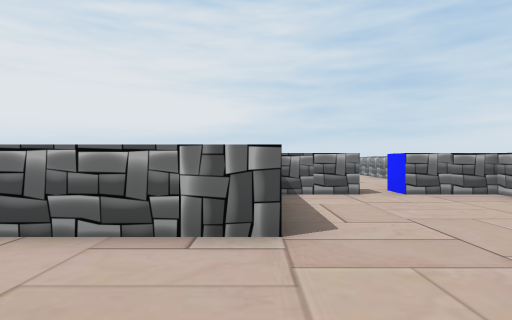
[1] (above)

18 first-person views from a walk through a 3-D level made in the Unity game engine. The camera is 1.5 m above the floor, looks level and sees 75° across. The floor is counted in squares, 2 m on a side. Each view is taken from the middle of a square. On the plan, view 1 faces up. The plan holds only what a view shows up to about 11 squares ahead; the rest is blank. The place goes on beyond the plan. The player is left out. Door leaves are left out, so doorways stand open.

[2]
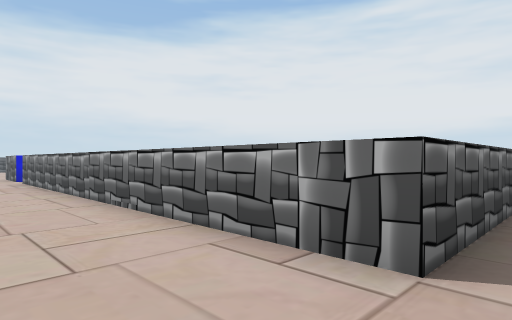

[3]
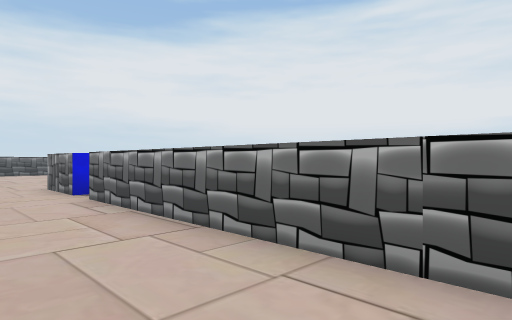

[4]
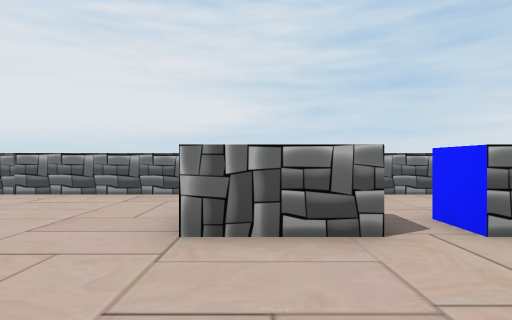

[5]
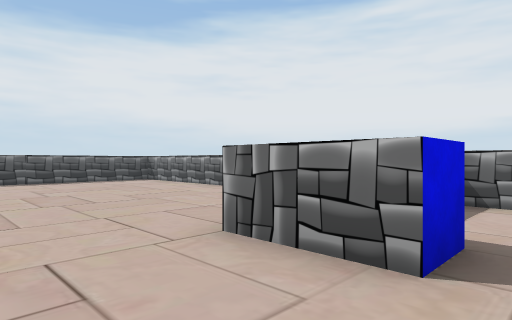

[6]
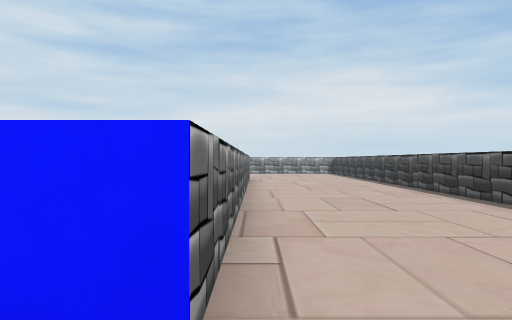

[7]
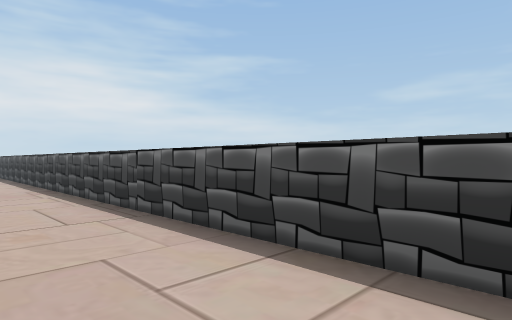

[8]
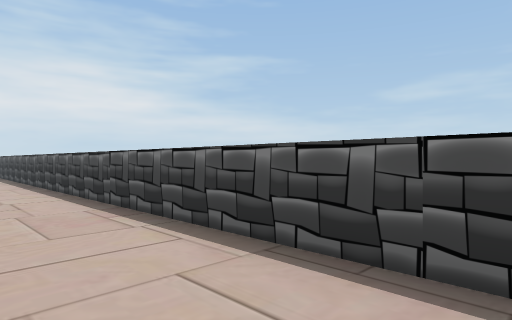

[9]
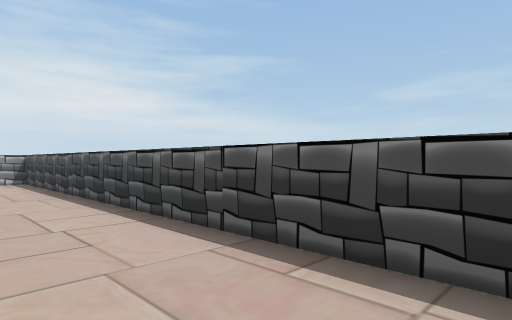

[10]
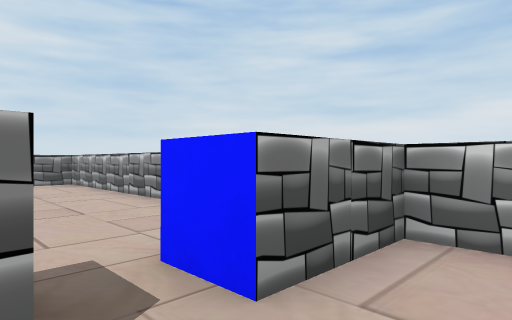

[11]
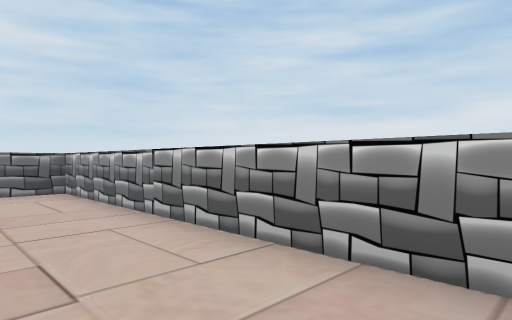

[12]
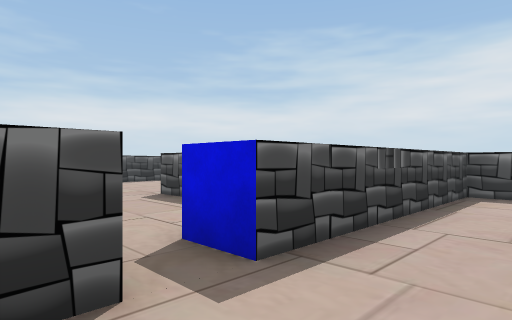

[13]
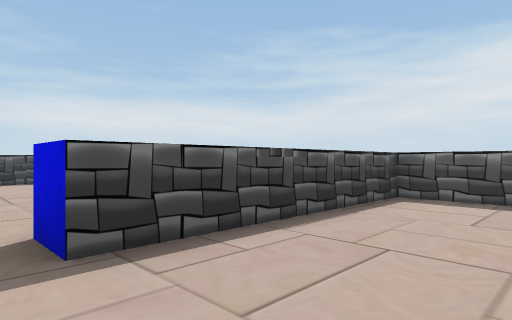

[14]
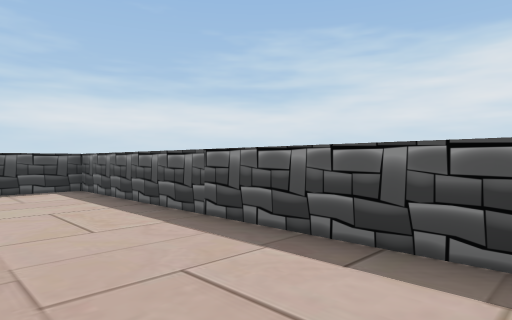

[15]
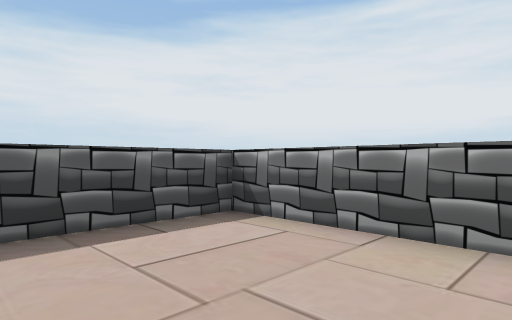

[16]
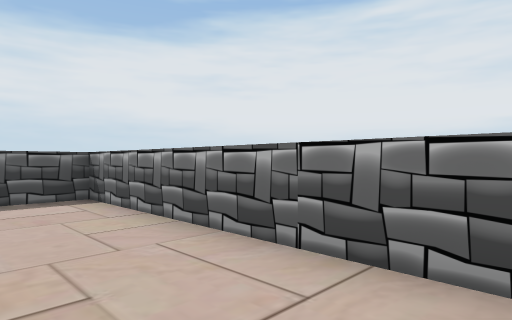

[17]
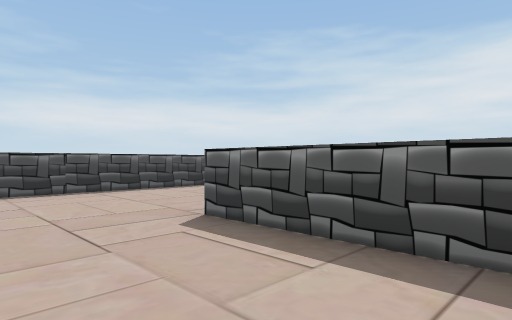

[18]
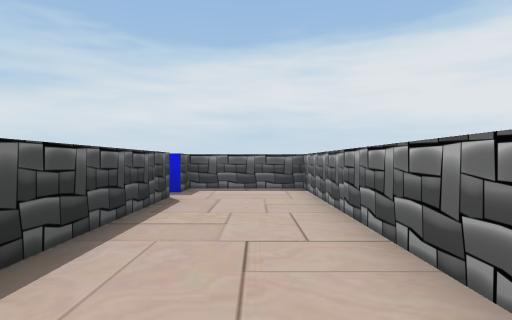

### Floor plan
Points are (right, up) in squares from view 1. A wall is a line through its corners. A room is listed if a view was taken in it or the views show most of it. See-through windows are left out.
Room 1 (views 1, 2, 3, 4, 5, 6, 7, 8, 9, 10, 17)
walls: (-12.7, 4.3) (-12.7, 3.3) (-14.8, 3.3); (-15.6, 7.3) (-20.5, 7.3); (0.2, 6.8) (0.2, 3.3) (-11.7, 3.3) (-11.7, 4.3); (2.2, 8.3) (2.2, 7.3) (0.5, 7.3); (-19.8, -1.3) (5.3, -1.3) (5.3, -0.5); (5.3, 6.4) (5.3, 7.3) (3.3, 7.3) (3.3, 8.3)
ways out: open door at (3, 8) to room 2; open door at (-12, 4) to room 3
Room 2 (views 11, 12, 13, 14, 15, 16)
walls: (3.3, 8.3) (3.9, 8.3); (5.3, 9.2) (5.3, 17.3) (-3.8, 17.3) (-3.8, 8.3) (2.2, 8.3)
ways out: open door at (3, 8) to room 1
Room 3 (view 18)
walls: (-6.6, 7.3) (-13.8, 7.3) (-13.8, 4.3) (-12.7, 4.3); (-11.7, 4.3) (-7.2, 4.3)
ways out: open door at (-12, 4) to room 1

Where each view was taken, in squares from view 1:
view 1: 0 up, 0 right, facing up
view 2: 1 up, 1 right, facing up-left
view 3: 1 up, 5 left, facing up-left
view 4: 0 up, 14 left, facing up
view 5: 1 up, 12 left, facing up-left
view 6: 3 up, 13 left, facing right
view 7: 1 up, 14 left, facing down-right
view 8: 1 up, 20 left, facing down-right
view 9: 1 up, 7 left, facing down-right
view 10: 6 up, 2 right, facing up-right
view 11: 9 up, 3 right, facing up-right
view 12: 10 up, 4 right, facing down-left
view 13: 11 up, 3 right, facing down-left
view 14: 17 up, 1 left, facing down-left
view 15: 14 up, 0 right, facing up-left
view 16: 15 up, 3 right, facing up-left
view 17: 7 up, 3 right, facing down-left
view 18: 6 up, 5 left, facing left
